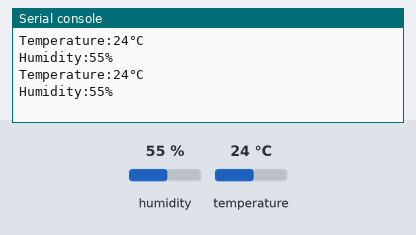
Bench run of a program on a simulated MicroPython board. On the bench: the last lines printed to the serial console. The test bench sets the inputs (shaded band); at power-on: humidity 55 %, temperature 24 °C.

Above: at 1.7 s.
1.8 s: humidity set to 22 %
At 3.1 s:
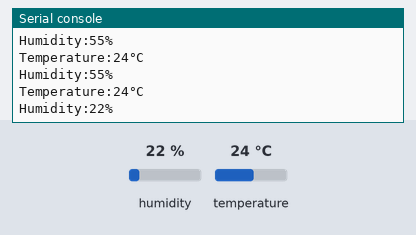
3.3 s: temperature set to 12 °C
At 4.4 s:
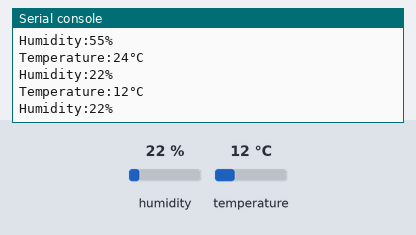
4.8 s: humidity set to 40 %
At 6.5 s:
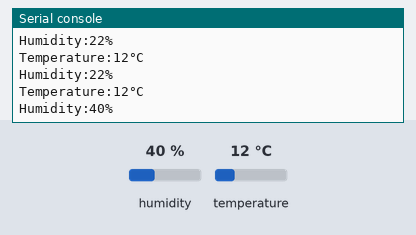
Timing chart, 0 to 8.0 s (numbered marks = the images above; inputs shaded):
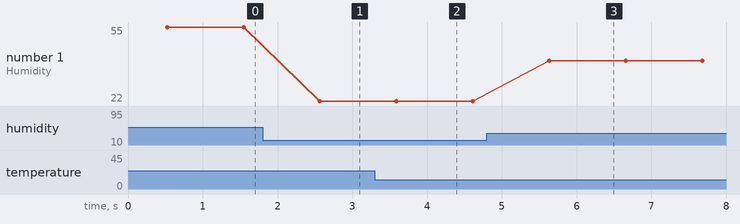

Measured:
- after the input at 1.8 s, the serial console: prints a new line after 0.77 s (image 1)
- after the input at 3.3 s, the serial console: prints a new line after 0.29 s (image 2)
- after the input at 4.8 s, the serial console: prints a new line after 0.84 s (image 3)
- plotted number 1: 55 → 22 after the input at 1.8 s, 22 → 40 after the input at 4.8 s

The program:

main.py
```python
import time
from dht import DHT11
from machine import Pin

time.sleep(0.5)

sensor = DHT11(Pin(16))

while True:
    sensor.measure()
    print(f"Temperature:{sensor.temperature()}°C")
    print(f"Humidity:{sensor.humidity()}%")
    time.sleep(1)
```
